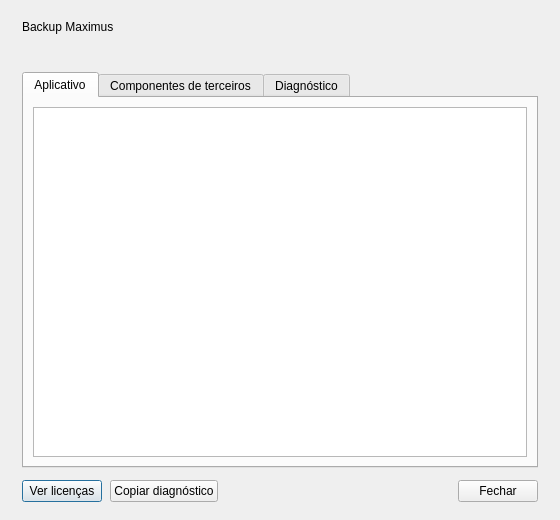
<?xml version="1.0" encoding="UTF-8"?>
<ui version="4.0">
 <class>DialogAbout</class>
 <widget class="QDialog" name="DialogAbout">
  <property name="geometry">
   <rect><x>0</x><y>0</y><width>560</width><height>520</height></rect>
  </property>
  <property name="minimumSize">
   <size><width>520</width><height>460</height></size>
  </property>
  <property name="windowTitle"><string>Sobre o Backup Maximus</string></property>
  <layout class="QVBoxLayout" name="rootLayout">
   <property name="leftMargin"><number>22</number></property>
   <property name="topMargin"><number>20</number></property>
   <property name="rightMargin"><number>22</number></property>
   <property name="bottomMargin"><number>18</number></property>
   <property name="spacing"><number>12</number></property>
   <item>
    <widget class="QLabel" name="lblTitle">
     <property name="role" stdset="0"><string notr="true">title</string></property>
     <property name="text"><string>Backup Maximus</string></property>
    </widget>
   </item>
   <item>
    <widget class="QLabel" name="lblVersion">
     <property name="role" stdset="0"><string notr="true">hint</string></property>
     <property name="text"><string/></property>
    </widget>
   </item>
   <item>
    <widget class="QTabWidget" name="tabs">
     <property name="currentIndex"><number>0</number></property>
     <widget class="QWidget" name="tabApp">
      <attribute name="title"><string>Aplicativo</string></attribute>
      <layout class="QVBoxLayout" name="appLayout">
       <item>
        <widget class="QTextBrowser" name="textApp">
         <property name="openExternalLinks"><bool>true</bool></property>
        </widget>
       </item>
      </layout>
     </widget>
     <widget class="QWidget" name="tabThird">
      <attribute name="title"><string>Componentes de terceiros</string></attribute>
      <layout class="QVBoxLayout" name="thirdLayout">
       <item>
        <widget class="QTextBrowser" name="textThird">
         <property name="openExternalLinks"><bool>true</bool></property>
        </widget>
       </item>
      </layout>
     </widget>
     <widget class="QWidget" name="tabSystem">
      <attribute name="title"><string>Diagnóstico</string></attribute>
      <layout class="QVBoxLayout" name="systemLayout">
       <item>
        <widget class="QTextBrowser" name="textSystem"/>
       </item>
      </layout>
     </widget>
    </widget>
   </item>
   <item>
    <layout class="QHBoxLayout" name="buttonLayout">
     <property name="spacing"><number>8</number></property>
     <item>
      <widget class="QPushButton" name="btnLicenses">
       <property name="toolTip"><string>Abre a pasta com os textos completos das licenças</string></property>
       <property name="text"><string>Ver licenças</string></property>
      </widget>
     </item>
     <item>
      <widget class="QPushButton" name="btnCopy">
       <property name="toolTip"><string>Copia o diagnóstico para enviar ao suporte</string></property>
       <property name="text"><string>Copiar diagnóstico</string></property>
      </widget>
     </item>
     <item>
      <spacer name="buttonSpacer">
       <property name="orientation"><enum>Qt::Orientation::Horizontal</enum></property>
       <property name="sizeHint" stdset="0"><size><width>1</width><height>0</height></size></property>
      </spacer>
     </item>
     <item>
      <widget class="QPushButton" name="btnClose">
       <property name="role" stdset="0"><string notr="true">accent</string></property>
       <property name="text"><string>Fechar</string></property>
      </widget>
     </item>
    </layout>
   </item>
  </layout>
 </widget>
 <resources/>
 <connections/>
</ui>
